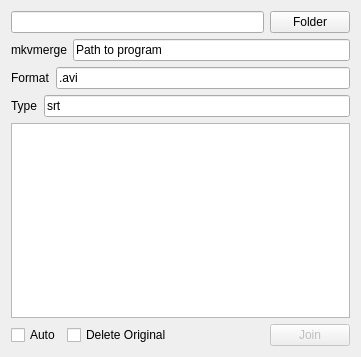
<?xml version="1.0" encoding="UTF-8"?>
<ui version="4.0">
 <class>MainWindow</class>
 <widget class="QMainWindow" name="MainWindow">
  <property name="geometry">
   <rect>
    <x>0</x>
    <y>0</y>
    <width>361</width>
    <height>357</height>
   </rect>
  </property>
  <property name="windowTitle">
   <string>MainWindow</string>
  </property>
  <widget class="QWidget" name="centralWidget">
   <layout class="QGridLayout" name="gridLayout">
    <item row="0" column="0">
     <layout class="QHBoxLayout" name="horizontalLayout">
      <item>
       <widget class="QLineEdit" name="folderLineEdit"/>
      </item>
      <item>
       <widget class="QPushButton" name="folderPushButton">
        <property name="text">
         <string>Folder</string>
        </property>
       </widget>
      </item>
     </layout>
    </item>
    <item row="1" column="0">
     <layout class="QHBoxLayout" name="horizontalLayout_2">
      <item>
       <widget class="QLabel" name="joinLabel">
        <property name="text">
         <string>mkvmerge</string>
        </property>
       </widget>
      </item>
      <item>
       <widget class="QLineEdit" name="programLineEdit">
        <property name="text">
         <string>Path to program</string>
        </property>
       </widget>
      </item>
     </layout>
    </item>
    <item row="2" column="0">
     <layout class="QHBoxLayout" name="horizontalLayout_3">
      <item>
       <widget class="QLabel" name="label">
        <property name="text">
         <string>Format</string>
        </property>
       </widget>
      </item>
      <item>
       <widget class="QLineEdit" name="formatLineEdit">
        <property name="text">
         <string>.avi</string>
        </property>
       </widget>
      </item>
     </layout>
    </item>
    <item row="3" column="0">
     <layout class="QHBoxLayout" name="horizontalLayout_4">
      <item>
       <widget class="QLabel" name="label_2">
        <property name="text">
         <string>Type</string>
        </property>
       </widget>
      </item>
      <item>
       <widget class="QLineEdit" name="typeLineEdit">
        <property name="text">
         <string>srt</string>
        </property>
       </widget>
      </item>
     </layout>
    </item>
    <item row="4" column="0">
     <widget class="QTextEdit" name="logTextEdit"/>
    </item>
    <item row="5" column="0">
     <layout class="QHBoxLayout" name="horizontalLayout_5">
      <item>
       <widget class="QCheckBox" name="autoCheckBox">
        <property name="text">
         <string>Auto</string>
        </property>
       </widget>
      </item>
      <item>
       <widget class="QCheckBox" name="checkBox">
        <property name="text">
         <string>Delete Original</string>
        </property>
       </widget>
      </item>
      <item>
       <spacer name="horizontalSpacer">
        <property name="orientation">
         <enum>Qt::Horizontal</enum>
        </property>
        <property name="sizeHint" stdset="0">
         <size>
          <width>40</width>
          <height>20</height>
         </size>
        </property>
       </spacer>
      </item>
      <item>
       <widget class="QPushButton" name="joinPushButton">
        <property name="enabled">
         <bool>false</bool>
        </property>
        <property name="text">
         <string>Join</string>
        </property>
       </widget>
      </item>
     </layout>
    </item>
   </layout>
  </widget>
 </widget>
 <layoutdefault spacing="6" margin="11"/>
 <resources/>
 <connections/>
</ui>
